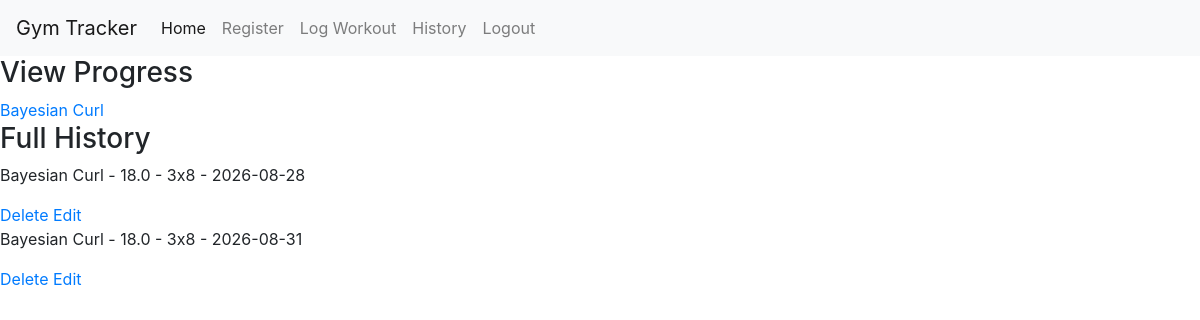
Page /history (signed in) on the earlier database version.
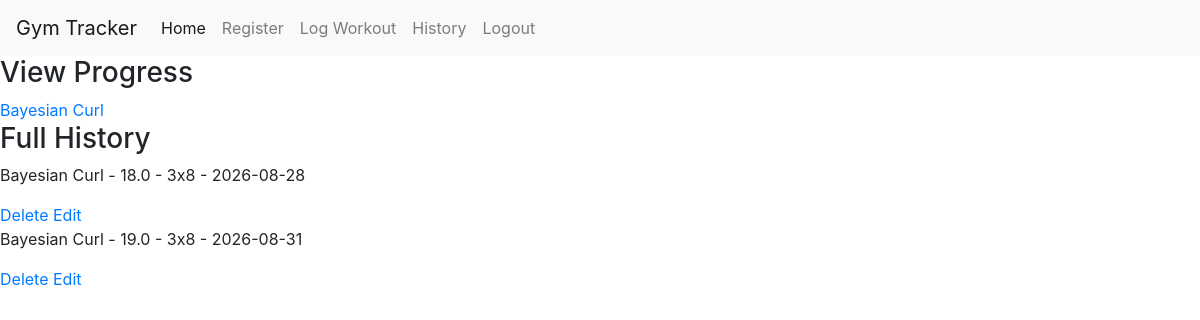
Same page on the later database version.
### app/models.py (models this page shows, shortened)
class Workout(db.Model):
      id = db.Column(db.Integer, primary_key=True)
      user_id = db.Column(db.Integer, db.ForeignKey("users.id"))
      exercise_name = db.Column(db.String(100))
      weight = db.Column(db.Float)
      sets = db.Column(db.Integer)
      reps = db.Column(db.Integer)
      date = db.Column(db.Date)

### app/__init__.py (the view)
    @app.route("/history")
    @login_required
    def history():
        workouts = Workout.query.filter_by(user_id=current_user.id).all()
        unique_exercises = {workout.exercise_name for workout in workouts}
        return render_template("history.html", workouts=workouts, unique_exercises=unique_exercises)

### app/templates/history.html (shortened to what this page needs)
{% extends "base.html" %}
{% block content %}
<h3>View Progress</h3>
{% for exercise in unique_exercises %}
    <a href="{{ url_for('progress', exercise_name=exercise) }}">{{ exercise }}</a>
{% endfor %}
<br>
<h3>Full History</h3>
{% for workout in workouts %}
    <p>{{workout.exercise_name}} - {{workout.weight}} - {{workout.sets}}x{{workout.reps}} - {{workout.date}}</p>
    <a href="{{ url_for('delete_workout', workout_id=workout.id) }}">Delete</a>
    <a href="{{ url_for('edit_workout', workout_id=workout.id) }}">Edit</a>
{% endfor %}
{% endblock %}

### app/templates/base.html (shortened to what this page needs)
<!DOCTYPE html>
<html>
    <head>
        <link rel="stylesheet" href="https://cdn.jsdelivr.net/npm/bootstrap@4.3.1/dist/css/bootstrap.min.css">
    </head>
    <body>
        <nav class="navbar navbar-expand-lg navbar-light bg-light">
        <a class="navbar-brand" href="#">Gym Tracker</a>
        <div class="collapse navbar-collapse" id="navbarNav">
            <ul class="navbar-nav">
            <li class="nav-item active">
                <a class="nav-link" href="{{ url_for('homepage') }}">Home <span class="sr-only">(current)</span></a>
            </li>
            <li class="nav-item">
                <a class="nav-link" href="{{ url_for('register') }}">Register</a>
            </li>
            <li class="nav-item">
                <a class="nav-link" href="{{ url_for('log_workout') }}">Log Workout</a>
            </li>
            <li class="nav-item">
                <a class="nav-link" href="{{ url_for('history') }}">History</a>
            </li>
            <li class="nav-item">
                {% if current_user.is_authenticated %}
                    <a class="nav-link" href="{{ url_for('logout') }}">Logout</a>
                {% else %}
                    <a class="nav-link" href="{{ url_for('login') }}">Login</a>
                {% endif %}
            </li>
            </ul>
        </div>
        </nav>
        {% block content %}
        {% endblock %}
    </body>
</html>

Differences in the rows shown:
changed Workout (number 2 of 2 on the later page): weight "18.0" → "19.0"
